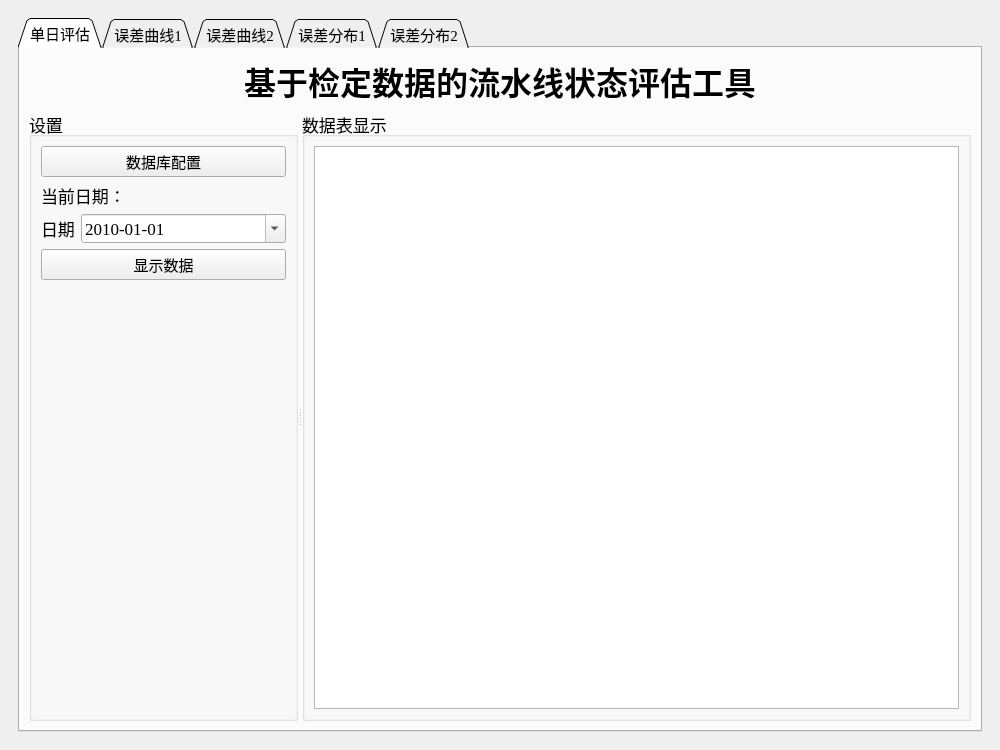
<?xml version="1.0" encoding="UTF-8"?>
<ui version="4.0">
 <class>MainWindow</class>
 <widget class="QMainWindow" name="MainWindow">
  <property name="windowModality">
   <enum>Qt::WindowModal</enum>
  </property>
  <property name="geometry">
   <rect>
    <x>0</x>
    <y>0</y>
    <width>1000</width>
    <height>750</height>
   </rect>
  </property>
  <property name="minimumSize">
   <size>
    <width>800</width>
    <height>600</height>
   </size>
  </property>
  <property name="font">
   <font>
    <family>Times New Roman</family>
   </font>
  </property>
  <property name="contextMenuPolicy">
   <enum>Qt::DefaultContextMenu</enum>
  </property>
  <property name="windowTitle">
   <string>智能电表检定误差计算系统</string>
  </property>
  <property name="autoFillBackground">
   <bool>false</bool>
  </property>
  <widget class="QWidget" name="centralWidget">
   <layout class="QGridLayout" name="gridLayout_2">
    <item row="0" column="0">
     <widget class="QTabWidget" name="tabWidget">
      <property name="font">
       <font>
        <pointsize>11</pointsize>
       </font>
      </property>
      <property name="autoFillBackground">
       <bool>true</bool>
      </property>
      <property name="tabShape">
       <enum>QTabWidget::Triangular</enum>
      </property>
      <property name="currentIndex">
       <number>0</number>
      </property>
      <property name="elideMode">
       <enum>Qt::ElideNone</enum>
      </property>
      <property name="documentMode">
       <bool>true</bool>
      </property>
      <property name="tabsClosable">
       <bool>false</bool>
      </property>
      <property name="movable">
       <bool>false</bool>
      </property>
      <property name="tabBarAutoHide">
       <bool>true</bool>
      </property>
      <widget class="QWidget" name="tab_2">
       <attribute name="title">
        <string>状态评估</string>
       </attribute>
       <layout class="QGridLayout" name="gridLayout_3">
        <item row="1" column="0">
         <widget class="QTabWidget" name="tabWidget_2">
          <property name="tabShape">
           <enum>QTabWidget::Triangular</enum>
          </property>
          <property name="currentIndex">
           <number>0</number>
          </property>
          <widget class="QWidget" name="tab">
           <attribute name="title">
            <string>单日评估</string>
           </attribute>
           <layout class="QGridLayout" name="gridLayout_7">
            <item row="1" column="0">
             <widget class="QSplitter" name="splitter_4">
              <property name="orientation">
               <enum>Qt::Vertical</enum>
              </property>
              <widget class="QSplitter" name="splitter">
               <property name="orientation">
                <enum>Qt::Horizontal</enum>
               </property>
               <widget class="QGroupBox" name="groupBox">
                <property name="maximumSize">
                 <size>
                  <width>269</width>
                  <height>16777215</height>
                 </size>
                </property>
                <property name="font">
                 <font>
                  <family>Times New Roman</family>
                  <pointsize>13</pointsize>
                 </font>
                </property>
                <property name="title">
                 <string>设置</string>
                </property>
                <property name="flat">
                 <bool>true</bool>
                </property>
                <layout class="QVBoxLayout" name="verticalLayout_2">
                 <item>
                  <layout class="QVBoxLayout" name="verticalLayout">
                   <item>
                    <widget class="QPushButton" name="pushButton_database_setting">
                     <property name="font">
                      <font>
                       <pointsize>11</pointsize>
                      </font>
                     </property>
                     <property name="text">
                      <string>数据库配置</string>
                     </property>
                    </widget>
                   </item>
                   <item>
                    <widget class="QLabel" name="label_Date_table">
                     <property name="text">
                      <string>当前日期：</string>
                     </property>
                    </widget>
                   </item>
                   <item>
                    <layout class="QFormLayout" name="formLayout_2">
                     <item row="0" column="0">
                      <widget class="QLabel" name="Label_2">
                       <property name="text">
                        <string>日期</string>
                       </property>
                      </widget>
                     </item>
                     <item row="0" column="1">
                      <widget class="QDateEdit" name="DateEdit_table">
                       <property name="dateTime">
                        <datetime>
                         <hour>0</hour>
                         <minute>0</minute>
                         <second>0</second>
                         <year>2010</year>
                         <month>1</month>
                         <day>1</day>
                        </datetime>
                       </property>
                       <property name="displayFormat">
                        <string>yyyy-MM-dd</string>
                       </property>
                       <property name="calendarPopup">
                        <bool>true</bool>
                       </property>
                      </widget>
                     </item>
                    </layout>
                   </item>
                   <item>
                    <widget class="QPushButton" name="pushButton_table">
                     <property name="font">
                      <font>
                       <pointsize>11</pointsize>
                      </font>
                     </property>
                     <property name="text">
                      <string>显示数据</string>
                     </property>
                    </widget>
                   </item>
                  </layout>
                 </item>
                 <item>
                  <spacer name="verticalSpacer">
                   <property name="orientation">
                    <enum>Qt::Vertical</enum>
                   </property>
                   <property name="sizeHint" stdset="0">
                    <size>
                     <width>118</width>
                     <height>549</height>
                    </size>
                   </property>
                  </spacer>
                 </item>
                </layout>
               </widget>
               <widget class="QGroupBox" name="groupBox_2">
                <property name="font">
                 <font>
                  <family>Times New Roman</family>
                  <pointsize>13</pointsize>
                 </font>
                </property>
                <property name="title">
                 <string>数据表显示</string>
                </property>
                <property name="flat">
                 <bool>true</bool>
                </property>
                <property name="checkable">
                 <bool>false</bool>
                </property>
                <layout class="QGridLayout" name="gridLayout">
                 <item row="0" column="0">
                  <widget class="QTableWidget" name="tableWidget_db_data">
                   <property name="alternatingRowColors">
                    <bool>true</bool>
                   </property>
                  </widget>
                 </item>
                </layout>
               </widget>
              </widget>
             </widget>
            </item>
            <item row="0" column="0">
             <widget class="QLabel" name="label">
              <property name="sizePolicy">
               <sizepolicy hsizetype="Preferred" vsizetype="Preferred">
                <horstretch>0</horstretch>
                <verstretch>0</verstretch>
               </sizepolicy>
              </property>
              <property name="maximumSize">
               <size>
                <width>16777215</width>
                <height>50</height>
               </size>
              </property>
              <property name="font">
               <font>
                <pointsize>24</pointsize>
                <weight>75</weight>
                <bold>true</bold>
               </font>
              </property>
              <property name="text">
               <string>基于检定数据的流水线状态评估工具</string>
              </property>
              <property name="alignment">
               <set>Qt::AlignCenter</set>
              </property>
             </widget>
            </item>
           </layout>
          </widget>
          <widget class="QWidget" name="tab_5">
           <attribute name="title">
            <string>误差曲线1</string>
           </attribute>
           <layout class="QGridLayout" name="gridLayout_9">
            <item row="0" column="0">
             <layout class="QVBoxLayout" name="verticalLayout_5">
              <item>
               <layout class="QHBoxLayout" name="horizontalLayout_5">
                <item>
                 <layout class="QFormLayout" name="formLayout_6">
                  <item row="0" column="0">
                   <widget class="QLabel" name="Label">
                    <property name="font">
                     <font>
                      <pointsize>13</pointsize>
                     </font>
                    </property>
                    <property name="text">
                     <string>单元号</string>
                    </property>
                   </widget>
                  </item>
                  <item row="0" column="1">
                   <widget class="QComboBox" name="ComboBox_SID_plot">
                    <property name="sizePolicy">
                     <sizepolicy hsizetype="Preferred" vsizetype="Fixed">
                      <horstretch>0</horstretch>
                      <verstretch>0</verstretch>
                     </sizepolicy>
                    </property>
                    <property name="minimumSize">
                     <size>
                      <width>0</width>
                      <height>30</height>
                     </size>
                    </property>
                    <property name="font">
                     <font>
                      <pointsize>13</pointsize>
                     </font>
                    </property>
                    <property name="sizeAdjustPolicy">
                     <enum>QComboBox::AdjustToContentsOnFirstShow</enum>
                    </property>
                    <property name="duplicatesEnabled">
                     <bool>false</bool>
                    </property>
                    <property name="frame">
                     <bool>true</bool>
                    </property>
                    <item>
                     <property name="text">
                      <string>总视图</string>
                     </property>
                    </item>
                    <item>
                     <property name="text">
                      <string>1</string>
                     </property>
                    </item>
                    <item>
                     <property name="text">
                      <string>2</string>
                     </property>
                    </item>
                    <item>
                     <property name="text">
                      <string>3</string>
                     </property>
                    </item>
                    <item>
                     <property name="text">
                      <string>4</string>
                     </property>
                    </item>
                    <item>
                     <property name="text">
                      <string>5</string>
                     </property>
                    </item>
                    <item>
                     <property name="text">
                      <string>6</string>
                     </property>
                    </item>
                    <item>
                     <property name="text">
                      <string>7</string>
                     </property>
                    </item>
                    <item>
                     <property name="text">
                      <string>8</string>
                     </property>
                    </item>
                    <item>
                     <property name="text">
                      <string>9</string>
                     </property>
                    </item>
                    <item>
                     <property name="text">
                      <string>10</string>
                     </property>
                    </item>
                    <item>
                     <property name="text">
                      <string>11</string>
                     </property>
                    </item>
                    <item>
                     <property name="text">
                      <string>12</string>
                     </property>
                    </item>
                    <item>
                     <property name="text">
                      <string>13</string>
                     </property>
                    </item>
                    <item>
                     <property name="text">
                      <string>14</string>
                     </property>
                    </item>
                    <item>
                     <property name="text">
                      <string>15</string>
                     </property>
                    </item>
                    <item>
                     <property name="text">
                      <string>16</string>
                     </property>
                    </item>
                    <item>
                     <property name="text">
                      <string>17</string>
                     </property>
                    </item>
                    <item>
                     <property name="text">
                      <string>18</string>
                     </property>
                    </item>
                    <item>
                     <property name="text">
                      <string>19</string>
                     </property>
                    </item>
                    <item>
                     <property name="text">
                      <string>20</string>
                     </property>
                    </item>
                   </widget>
                  </item>
                 </layout>
                </item>
                <item>
                 <layout class="QFormLayout" name="formLayout_9">
                  <property name="formAlignment">
                   <set>Qt::AlignLeading|Qt::AlignLeft|Qt::AlignVCenter</set>
                  </property>
                  <item row="0" column="0">
                   <widget class="QLabel" name="Label_8">
                    <property name="font">
                     <font>
                      <pointsize>13</pointsize>
                     </font>
                    </property>
                    <property name="text">
                     <string>起</string>
                    </property>
                   </widget>
                  </item>
                  <item row="0" column="1">
                   <widget class="QDateEdit" name="DateEdit_start_plot">
                    <property name="font">
                     <font>
                      <pointsize>13</pointsize>
                     </font>
                    </property>
                    <property name="dateTime">
                     <datetime>
                      <hour>0</hour>
                      <minute>0</minute>
                      <second>0</second>
                      <year>2010</year>
                      <month>1</month>
                      <day>1</day>
                     </datetime>
                    </property>
                    <property name="displayFormat">
                     <string>yyyy-MM-dd</string>
                    </property>
                    <property name="calendarPopup">
                     <bool>true</bool>
                    </property>
                   </widget>
                  </item>
                 </layout>
                </item>
                <item>
                 <layout class="QFormLayout" name="formLayout_10">
                  <property name="formAlignment">
                   <set>Qt::AlignLeading|Qt::AlignLeft|Qt::AlignVCenter</set>
                  </property>
                  <item row="0" column="0">
                   <widget class="QLabel" name="Label_9">
                    <property name="font">
                     <font>
                      <pointsize>13</pointsize>
                     </font>
                    </property>
                    <property name="text">
                     <string>止</string>
                    </property>
                   </widget>
                  </item>
                  <item row="0" column="1">
                   <widget class="QDateEdit" name="DateEdit_end_plot">
                    <property name="font">
                     <font>
                      <pointsize>13</pointsize>
                     </font>
                    </property>
                    <property name="dateTime">
                     <datetime>
                      <hour>0</hour>
                      <minute>0</minute>
                      <second>0</second>
                      <year>2010</year>
                      <month>1</month>
                      <day>1</day>
                     </datetime>
                    </property>
                    <property name="displayFormat">
                     <string>yyyy-MM-dd</string>
                    </property>
                    <property name="calendarPopup">
                     <bool>true</bool>
                    </property>
                   </widget>
                  </item>
                 </layout>
                </item>
                <item>
                 <widget class="QPushButton" name="pushButton_plot">
                  <property name="maximumSize">
                   <size>
                    <width>240</width>
                    <height>16777215</height>
                   </size>
                  </property>
                  <property name="font">
                   <font>
                    <pointsize>13</pointsize>
                   </font>
                  </property>
                  <property name="text">
                   <string>显示图像</string>
                  </property>
                 </widget>
                </item>
               </layout>
              </item>
              <item>
               <widget class="QWidget" name="widget_plot" native="true">
                <property name="sizePolicy">
                 <sizepolicy hsizetype="Expanding" vsizetype="Expanding">
                  <horstretch>0</horstretch>
                  <verstretch>0</verstretch>
                 </sizepolicy>
                </property>
               </widget>
              </item>
             </layout>
            </item>
           </layout>
          </widget>
          <widget class="QWidget" name="tab_4">
           <attribute name="title">
            <string>误差曲线2</string>
           </attribute>
           <layout class="QGridLayout" name="gridLayout_5">
            <item row="0" column="0">
             <layout class="QVBoxLayout" name="verticalLayout_6">
              <item>
               <layout class="QHBoxLayout" name="horizontalLayout_6">
                <item>
                 <layout class="QFormLayout" name="formLayout_8">
                  <item row="0" column="0">
                   <widget class="QLabel" name="Label_5">
                    <property name="font">
                     <font>
                      <pointsize>13</pointsize>
                     </font>
                    </property>
                    <property name="text">
                     <string>单元号</string>
                    </property>
                   </widget>
                  </item>
                  <item row="0" column="1">
                   <widget class="QComboBox" name="ComboBox_SID_plot_2">
                    <property name="sizePolicy">
                     <sizepolicy hsizetype="Preferred" vsizetype="Fixed">
                      <horstretch>0</horstretch>
                      <verstretch>0</verstretch>
                     </sizepolicy>
                    </property>
                    <property name="minimumSize">
                     <size>
                      <width>0</width>
                      <height>30</height>
                     </size>
                    </property>
                    <property name="font">
                     <font>
                      <pointsize>13</pointsize>
                     </font>
                    </property>
                    <property name="sizeAdjustPolicy">
                     <enum>QComboBox::AdjustToContentsOnFirstShow</enum>
                    </property>
                    <property name="duplicatesEnabled">
                     <bool>false</bool>
                    </property>
                    <property name="frame">
                     <bool>true</bool>
                    </property>
                    <item>
                     <property name="text">
                      <string>总视图</string>
                     </property>
                    </item>
                    <item>
                     <property name="text">
                      <string>1</string>
                     </property>
                    </item>
                    <item>
                     <property name="text">
                      <string>2</string>
                     </property>
                    </item>
                    <item>
                     <property name="text">
                      <string>3</string>
                     </property>
                    </item>
                    <item>
                     <property name="text">
                      <string>4</string>
                     </property>
                    </item>
                    <item>
                     <property name="text">
                      <string>5</string>
                     </property>
                    </item>
                    <item>
                     <property name="text">
                      <string>6</string>
                     </property>
                    </item>
                    <item>
                     <property name="text">
                      <string>7</string>
                     </property>
                    </item>
                    <item>
                     <property name="text">
                      <string>8</string>
                     </property>
                    </item>
                    <item>
                     <property name="text">
                      <string>9</string>
                     </property>
                    </item>
                    <item>
                     <property name="text">
                      <string>10</string>
                     </property>
                    </item>
                    <item>
                     <property name="text">
                      <string>11</string>
                     </property>
                    </item>
                    <item>
                     <property name="text">
                      <string>12</string>
                     </property>
                    </item>
                    <item>
                     <property name="text">
                      <string>13</string>
                     </property>
                    </item>
                    <item>
                     <property name="text">
                      <string>14</string>
                     </property>
                    </item>
                    <item>
                     <property name="text">
                      <string>15</string>
                     </property>
                    </item>
                    <item>
                     <property name="text">
                      <string>16</string>
                     </property>
                    </item>
                    <item>
                     <property name="text">
                      <string>17</string>
                     </property>
                    </item>
                    <item>
                     <property name="text">
                      <string>18</string>
                     </property>
                    </item>
                    <item>
                     <property name="text">
                      <string>19</string>
                     </property>
                    </item>
                    <item>
                     <property name="text">
                      <string>20</string>
                     </property>
                    </item>
                   </widget>
                  </item>
                 </layout>
                </item>
                <item>
                 <layout class="QFormLayout" name="formLayout_11">
                  <property name="formAlignment">
                   <set>Qt::AlignLeading|Qt::AlignLeft|Qt::AlignVCenter</set>
                  </property>
                  <item row="0" column="0">
                   <widget class="QLabel" name="Label_10">
                    <property name="font">
                     <font>
                      <pointsize>13</pointsize>
                     </font>
                    </property>
                    <property name="text">
                     <string>起</string>
                    </property>
                   </widget>
                  </item>
                  <item row="0" column="1">
                   <widget class="QDateEdit" name="DateEdit_start_plot_2">
                    <property name="font">
                     <font>
                      <pointsize>13</pointsize>
                     </font>
                    </property>
                    <property name="dateTime">
                     <datetime>
                      <hour>0</hour>
                      <minute>0</minute>
                      <second>0</second>
                      <year>2010</year>
                      <month>1</month>
                      <day>1</day>
                     </datetime>
                    </property>
                    <property name="displayFormat">
                     <string>yyyy-MM-dd</string>
                    </property>
                    <property name="calendarPopup">
                     <bool>true</bool>
                    </property>
                   </widget>
                  </item>
                 </layout>
                </item>
                <item>
                 <layout class="QFormLayout" name="formLayout_12">
                  <property name="formAlignment">
                   <set>Qt::AlignLeading|Qt::AlignLeft|Qt::AlignVCenter</set>
                  </property>
                  <item row="0" column="0">
                   <widget class="QLabel" name="Label_11">
                    <property name="font">
                     <font>
                      <pointsize>13</pointsize>
                     </font>
                    </property>
                    <property name="text">
                     <string>止</string>
                    </property>
                   </widget>
                  </item>
                  <item row="0" column="1">
                   <widget class="QDateEdit" name="DateEdit_end_plot_2">
                    <property name="font">
                     <font>
                      <pointsize>13</pointsize>
                     </font>
                    </property>
                    <property name="dateTime">
                     <datetime>
                      <hour>0</hour>
                      <minute>0</minute>
                      <second>0</second>
                      <year>2010</year>
                      <month>1</month>
                      <day>1</day>
                     </datetime>
                    </property>
                    <property name="displayFormat">
                     <string>yyyy-MM-dd</string>
                    </property>
                    <property name="calendarPopup">
                     <bool>true</bool>
                    </property>
                   </widget>
                  </item>
                 </layout>
                </item>
                <item>
                 <widget class="QPushButton" name="pushButton_plot_2">
                  <property name="maximumSize">
                   <size>
                    <width>240</width>
                    <height>16777215</height>
                   </size>
                  </property>
                  <property name="font">
                   <font>
                    <pointsize>13</pointsize>
                   </font>
                  </property>
                  <property name="text">
                   <string>显示图像</string>
                  </property>
                 </widget>
                </item>
               </layout>
              </item>
              <item>
               <widget class="QWidget" name="widget_plot_2" native="true">
                <property name="sizePolicy">
                 <sizepolicy hsizetype="Expanding" vsizetype="Expanding">
                  <horstretch>0</horstretch>
                  <verstretch>0</verstretch>
                 </sizepolicy>
                </property>
               </widget>
              </item>
             </layout>
            </item>
           </layout>
          </widget>
          <widget class="QWidget" name="tab_3">
           <attribute name="title">
            <string>误差分布1</string>
           </attribute>
           <layout class="QGridLayout" name="gridLayout_4">
            <item row="0" column="0">
             <layout class="QVBoxLayout" name="verticalLayout_3">
              <item>
               <layout class="QHBoxLayout" name="horizontalLayout">
                <item>
                 <layout class="QFormLayout" name="formLayout_7">
                  <item row="0" column="0">
                   <widget class="QLabel" name="Label_4">
                    <property name="font">
                     <font>
                      <pointsize>13</pointsize>
                     </font>
                    </property>
                    <property name="text">
                     <string>单元号</string>
                    </property>
                   </widget>
                  </item>
                  <item row="0" column="1">
                   <widget class="QComboBox" name="ComboBox_SID_hist">
                    <property name="minimumSize">
                     <size>
                      <width>0</width>
                      <height>30</height>
                     </size>
                    </property>
                    <property name="font">
                     <font>
                      <pointsize>13</pointsize>
                     </font>
                    </property>
                    <item>
                     <property name="text">
                      <string>总视图</string>
                     </property>
                    </item>
                    <item>
                     <property name="text">
                      <string>1</string>
                     </property>
                    </item>
                    <item>
                     <property name="text">
                      <string>2</string>
                     </property>
                    </item>
                    <item>
                     <property name="text">
                      <string>3</string>
                     </property>
                    </item>
                    <item>
                     <property name="text">
                      <string>4</string>
                     </property>
                    </item>
                    <item>
                     <property name="text">
                      <string>5</string>
                     </property>
                    </item>
                    <item>
                     <property name="text">
                      <string>6</string>
                     </property>
                    </item>
                    <item>
                     <property name="text">
                      <string>7</string>
                     </property>
                    </item>
                    <item>
                     <property name="text">
                      <string>8</string>
                     </property>
                    </item>
                    <item>
                     <property name="text">
                      <string>9</string>
                     </property>
                    </item>
                    <item>
                     <property name="text">
                      <string>10</string>
                     </property>
                    </item>
                    <item>
                     <property name="text">
                      <string>11</string>
                     </property>
                    </item>
                    <item>
                     <property name="text">
                      <string>12</string>
                     </property>
                    </item>
                    <item>
                     <property name="text">
                      <string>13</string>
                     </property>
                    </item>
                    <item>
                     <property name="text">
                      <string>14</string>
                     </property>
                    </item>
                    <item>
                     <property name="text">
                      <string>15</string>
                     </property>
                    </item>
                    <item>
                     <property name="text">
                      <string>16</string>
                     </property>
                    </item>
                    <item>
                     <property name="text">
                      <string>17</string>
                     </property>
                    </item>
                    <item>
                     <property name="text">
                      <string>18</string>
                     </property>
                    </item>
                    <item>
                     <property name="text">
                      <string>19</string>
                     </property>
                    </item>
                    <item>
                     <property name="text">
                      <string>20</string>
                     </property>
                    </item>
                   </widget>
                  </item>
                 </layout>
                </item>
                <item>
                 <layout class="QFormLayout" name="formLayout_3">
                  <property name="formAlignment">
                   <set>Qt::AlignLeading|Qt::AlignLeft|Qt::AlignVCenter</set>
                  </property>
                  <item row="0" column="0">
                   <widget class="QLabel" name="Label_3">
                    <property name="font">
                     <font>
                      <pointsize>13</pointsize>
                     </font>
                    </property>
                    <property name="text">
                     <string>起</string>
                    </property>
                   </widget>
                  </item>
                  <item row="0" column="1">
                   <widget class="QDateTimeEdit" name="DateTimeEdit_start_hist">
                    <property name="font">
                     <font>
                      <pointsize>13</pointsize>
                     </font>
                    </property>
                    <property name="dateTime">
                     <datetime>
                      <hour>0</hour>
                      <minute>0</minute>
                      <second>0</second>
                      <year>2010</year>
                      <month>1</month>
                      <day>1</day>
                     </datetime>
                    </property>
                    <property name="displayFormat">
                     <string>yyyy-MM-dd HH:mm:ss</string>
                    </property>
                    <property name="calendarPopup">
                     <bool>true</bool>
                    </property>
                   </widget>
                  </item>
                 </layout>
                </item>
                <item>
                 <layout class="QFormLayout" name="formLayout_4">
                  <property name="formAlignment">
                   <set>Qt::AlignLeading|Qt::AlignLeft|Qt::AlignVCenter</set>
                  </property>
                  <item row="0" column="0">
                   <widget class="QLabel" name="Label_6">
                    <property name="font">
                     <font>
                      <pointsize>13</pointsize>
                     </font>
                    </property>
                    <property name="text">
                     <string>止</string>
                    </property>
                   </widget>
                  </item>
                  <item row="0" column="1">
                   <widget class="QDateTimeEdit" name="DateTimeEdit_end_hist">
                    <property name="font">
                     <font>
                      <pointsize>13</pointsize>
                     </font>
                    </property>
                    <property name="dateTime">
                     <datetime>
                      <hour>23</hour>
                      <minute>59</minute>
                      <second>59</second>
                      <year>2010</year>
                      <month>1</month>
                      <day>1</day>
                     </datetime>
                    </property>
                    <property name="displayFormat">
                     <string>yyyy-MM-dd HH:mm:ss</string>
                    </property>
                    <property name="calendarPopup">
                     <bool>true</bool>
                    </property>
                   </widget>
                  </item>
                 </layout>
                </item>
                <item>
                 <widget class="QPushButton" name="pushButton_hist">
                  <property name="maximumSize">
                   <size>
                    <width>240</width>
                    <height>16777215</height>
                   </size>
                  </property>
                  <property name="font">
                   <font>
                    <pointsize>13</pointsize>
                   </font>
                  </property>
                  <property name="text">
                   <string>显示图像</string>
                  </property>
                 </widget>
                </item>
               </layout>
              </item>
              <item>
               <widget class="QWidget" name="widget_hist" native="true">
                <property name="sizePolicy">
                 <sizepolicy hsizetype="Expanding" vsizetype="Expanding">
                  <horstretch>0</horstretch>
                  <verstretch>0</verstretch>
                 </sizepolicy>
                </property>
               </widget>
              </item>
             </layout>
            </item>
           </layout>
          </widget>
          <widget class="QWidget" name="tab_6">
           <attribute name="title">
            <string>误差分布2</string>
           </attribute>
           <layout class="QGridLayout" name="gridLayout_6">
            <item row="0" column="0">
             <layout class="QVBoxLayout" name="verticalLayout_4">
              <item>
               <layout class="QHBoxLayout" name="horizontalLayout_2">
                <item>
                 <layout class="QFormLayout" name="formLayout_13">
                  <item row="0" column="0">
                   <widget class="QLabel" name="Label_7">
                    <property name="font">
                     <font>
                      <pointsize>13</pointsize>
                     </font>
                    </property>
                    <property name="text">
                     <string>单元号</string>
                    </property>
                   </widget>
                  </item>
                  <item row="0" column="1">
                   <widget class="QComboBox" name="ComboBox_SID_hist_2">
                    <property name="minimumSize">
                     <size>
                      <width>0</width>
                      <height>30</height>
                     </size>
                    </property>
                    <property name="font">
                     <font>
                      <pointsize>13</pointsize>
                     </font>
                    </property>
                    <item>
                     <property name="text">
                      <string>总视图</string>
                     </property>
                    </item>
                    <item>
                     <property name="text">
                      <string>1</string>
                     </property>
                    </item>
                    <item>
                     <property name="text">
                      <string>2</string>
                     </property>
                    </item>
                    <item>
                     <property name="text">
                      <string>3</string>
                     </property>
                    </item>
                    <item>
                     <property name="text">
                      <string>4</string>
                     </property>
                    </item>
                    <item>
                     <property name="text">
                      <string>5</string>
                     </property>
                    </item>
                    <item>
                     <property name="text">
                      <string>6</string>
                     </property>
                    </item>
                    <item>
                     <property name="text">
                      <string>7</string>
                     </property>
                    </item>
                    <item>
                     <property name="text">
                      <string>8</string>
                     </property>
                    </item>
                    <item>
                     <property name="text">
                      <string>9</string>
                     </property>
                    </item>
                    <item>
                     <property name="text">
                      <string>10</string>
                     </property>
                    </item>
                    <item>
                     <property name="text">
                      <string>11</string>
                     </property>
                    </item>
                    <item>
                     <property name="text">
                      <string>12</string>
                     </property>
                    </item>
                    <item>
                     <property name="text">
                      <string>13</string>
                     </property>
                    </item>
                    <item>
                     <property name="text">
                      <string>14</string>
                     </property>
                    </item>
                    <item>
                     <property name="text">
                      <string>15</string>
                     </property>
                    </item>
                    <item>
                     <property name="text">
                      <string>16</string>
                     </property>
                    </item>
                    <item>
                     <property name="text">
                      <string>17</string>
                     </property>
                    </item>
                    <item>
                     <property name="text">
                      <string>18</string>
                     </property>
                    </item>
                    <item>
                     <property name="text">
                      <string>19</string>
                     </property>
                    </item>
                    <item>
                     <property name="text">
                      <string>20</string>
                     </property>
                    </item>
                   </widget>
                  </item>
                 </layout>
                </item>
                <item>
                 <layout class="QFormLayout" name="formLayout_5">
                  <property name="formAlignment">
                   <set>Qt::AlignLeading|Qt::AlignLeft|Qt::AlignVCenter</set>
                  </property>
                  <item row="0" column="0">
                   <widget class="QLabel" name="Label_12">
                    <property name="font">
                     <font>
                      <pointsize>13</pointsize>
                     </font>
                    </property>
                    <property name="text">
                     <string>起</string>
                    </property>
                   </widget>
                  </item>
                  <item row="0" column="1">
                   <widget class="QDateTimeEdit" name="DateTimeEdit_start_hist_2">
                    <property name="font">
                     <font>
                      <pointsize>13</pointsize>
                     </font>
                    </property>
                    <property name="dateTime">
                     <datetime>
                      <hour>0</hour>
                      <minute>0</minute>
                      <second>0</second>
                      <year>2010</year>
                      <month>1</month>
                      <day>1</day>
                     </datetime>
                    </property>
                    <property name="displayFormat">
                     <string>yyyy-MM-dd HH:mm:ss</string>
                    </property>
                    <property name="calendarPopup">
                     <bool>true</bool>
                    </property>
                   </widget>
                  </item>
                 </layout>
                </item>
                <item>
                 <layout class="QFormLayout" name="formLayout_14">
                  <property name="formAlignment">
                   <set>Qt::AlignLeading|Qt::AlignLeft|Qt::AlignVCenter</set>
                  </property>
                  <item row="0" column="0">
                   <widget class="QLabel" name="Label_13">
                    <property name="font">
                     <font>
                      <pointsize>13</pointsize>
                     </font>
                    </property>
                    <property name="text">
                     <string>止</string>
                    </property>
                   </widget>
                  </item>
                  <item row="0" column="1">
                   <widget class="QDateTimeEdit" name="DateTimeEdit_end_hist_2">
                    <property name="font">
                     <font>
                      <pointsize>13</pointsize>
                     </font>
                    </property>
                    <property name="dateTime">
                     <datetime>
                      <hour>23</hour>
                      <minute>59</minute>
                      <second>59</second>
                      <year>2010</year>
                      <month>1</month>
                      <day>1</day>
                     </datetime>
                    </property>
                    <property name="displayFormat">
                     <string>yyyy-MM-dd HH:mm:ss</string>
                    </property>
                    <property name="calendarPopup">
                     <bool>true</bool>
                    </property>
                   </widget>
                  </item>
                 </layout>
                </item>
                <item>
                 <widget class="QPushButton" name="pushButton_hist_2">
                  <property name="maximumSize">
                   <size>
                    <width>240</width>
                    <height>16777215</height>
                   </size>
                  </property>
                  <property name="font">
                   <font>
                    <pointsize>13</pointsize>
                   </font>
                  </property>
                  <property name="text">
                   <string>显示图像</string>
                  </property>
                 </widget>
                </item>
               </layout>
              </item>
              <item>
               <widget class="QWidget" name="widget_hist_2" native="true">
                <property name="sizePolicy">
                 <sizepolicy hsizetype="Expanding" vsizetype="Expanding">
                  <horstretch>0</horstretch>
                  <verstretch>0</verstretch>
                 </sizepolicy>
                </property>
               </widget>
              </item>
             </layout>
            </item>
           </layout>
          </widget>
         </widget>
        </item>
       </layout>
      </widget>
     </widget>
    </item>
   </layout>
  </widget>
 </widget>
 <resources/>
 <connections/>
</ui>
